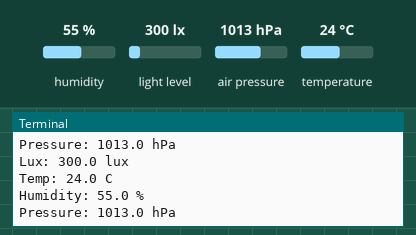
This program was run on a simulated Raspberry Pi (BCM pin numbers). Parts: the last lines printed to the terminal. Inputs (shaded band) come from the test bench; at power-on: humidity 55 %, light level 300 lx, air pressure 1013 hPa, temperature 24 °C.

Above: at 1.2 s.
1.3 s: humidity set to 22 %
At 2.6 s:
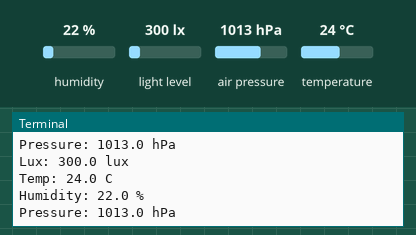
2.8 s: light level set to 40 lx
4.3 s: air pressure set to 952 hPa
At 5.6 s:
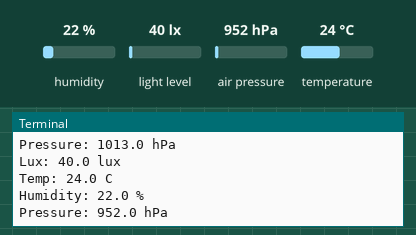
5.8 s: temperature set to 12 °C
At 6.8 s:
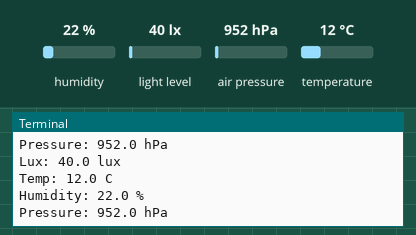

Measured:
- after the input at 1.3 s, the terminal: prints a new line after 0.70 s (image 1)
- after the input at 4.3 s, the terminal: prints a new line after 0.71 s (image 2)
- after the input at 5.8 s, the terminal: prints a new line after 0.21 s (image 3)

The program:

read_sensors_TSL2591.py
```python
import board
import digitalio
import busio
import time
import adafruit_tsl2591
import adafruit_bme280

# Create the objects needed to instantiate the sensors
i2c = busio.I2C(board.SCL, board.SDA)
spi = busio.SPI(board.SCK, MOSI = board.MOSI, MISO = board.MISO)
cs = digitalio.DigitalInOut(board.D5)

# Create sensor objects for use in polling for data
sensor = adafruit_tsl2591.TSL2591(i2c)
bme280 = adafruit_bme280.Adafruit_BME280_SPI(spi, cs)

# Example infinite loop to demonstrate simple use of sensors
while True:
	# Read from the TSL2591 sensor
	# Note: There are also methods such as infrared, visible, and
	#       full_spectrum in the TSL2591 library
	print("Lux: %0.1f lux" % sensor.lux)

	# Read from the BME280 sensor
	print("Temp: %0.1f C" % bme280.temperature)
	print("Humidity: %0.1f %%" % bme280.humidity)
	print("Pressure: %0.1f hPa" % bme280.pressure)

	# Moderate how quickly the script repeats
	time.sleep(1)
```
